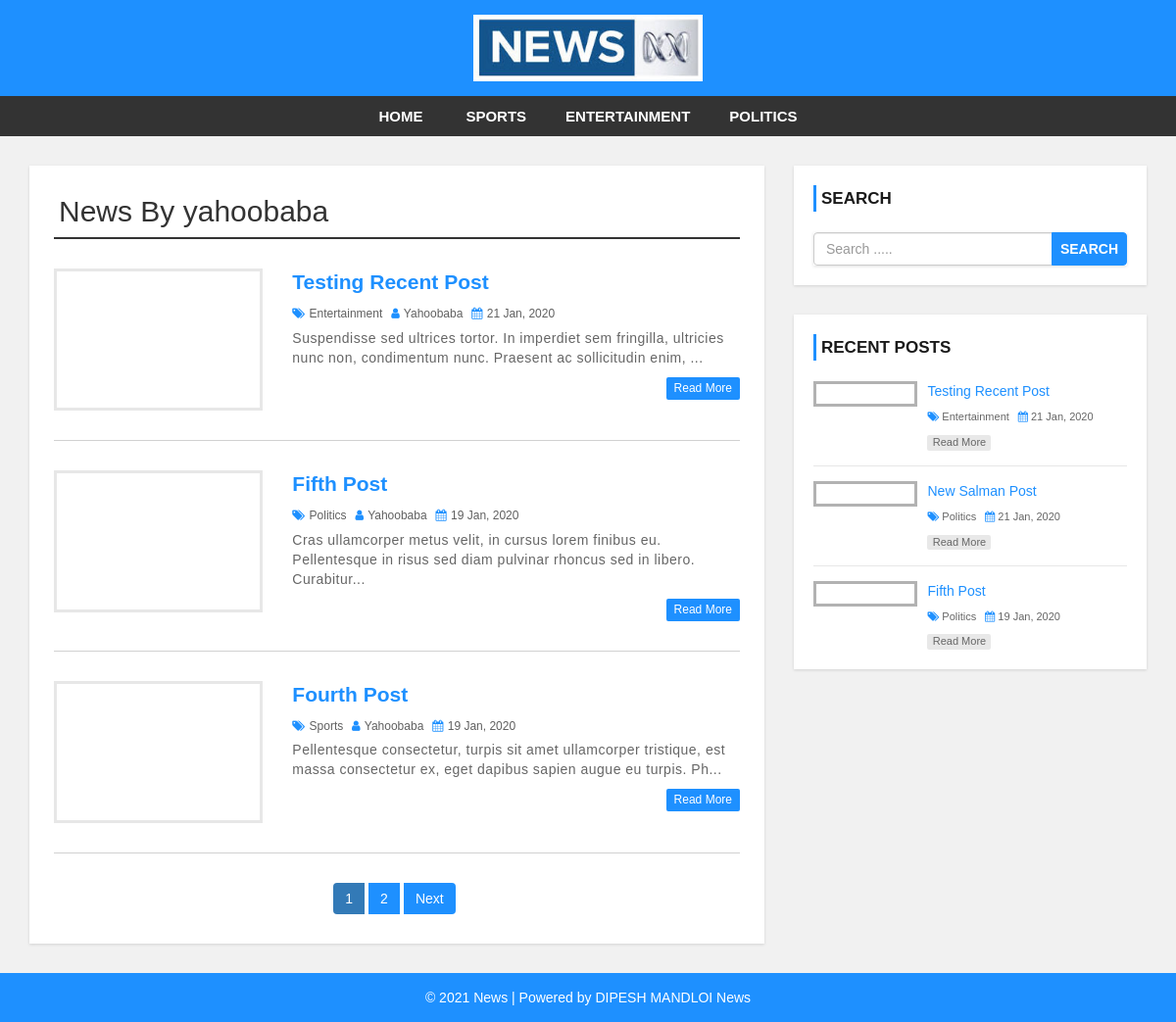
Page /author.php?aid=27 on the committed database.
### tables this page shows
CREATE TABLE `settings` (
  `id` int(11) NOT NULL,
  `websitename` varchar(60) NOT NULL,
  `logo` varchar(50) NOT NULL,
  `footerdesc` varchar(255) NOT NULL
);

CREATE TABLE `category` (
  `category_id` int(11) NOT NULL,
  `category_name` varchar(100) NOT NULL,
  `post` int(11) NOT NULL DEFAULT 0
);

CREATE TABLE `user` (
  `user_id` int(10) UNSIGNED NOT NULL,
  `first_name` varchar(30) NOT NULL,
  `last_name` varchar(30) NOT NULL,
  `username` varchar(30) DEFAULT NULL,
  `password` varchar(40) DEFAULT NULL,
  `role` int(11) NOT NULL
);

CREATE TABLE `post` (
  `post_id` int(11) NOT NULL,
  `title` varchar(100) NOT NULL,
  `description` text NOT NULL,
  `category` varchar(100) NOT NULL,
  `post_date` varchar(50) NOT NULL,
  `author` int(11) NOT NULL,
  `post_img` varchar(100) NOT NULL
);

### config.php (called while the page is built, shortened)
<?php
$hostname = "http://localhost/news-site";
?>

### author.php (the view, shortened to what this page needs)
<?php include 'header.php'; ?>
    <div id="main-content">
      <div class="container">
        <div class="row">
            <div class="col-md-8">
              <div class="post-container">
                <?php
                include "config.php";
                if(isset($_GET['aid'])){
                  $auth_id = $_GET['aid'];
                  $sql1 = "SELECT * FROM post JOIN user
                          ON post.author = user.user_id
                          WHERE post.author = {$auth_id}";
                  $result1 = mysqli_query($conn, $sql1) or die("Query Failed.");
                  $row1 = mysqli_fetch_assoc($result1);
                ?>
                <h2 class="page-heading">News By <?php echo $row1['username']; ?></h2>
                <?php
                  $limit = 3;
                  if(isset($_GET['page'])){
                    $page = $_GET['page'];
                  }else{
                    $page = 1;
                  }
                  $offset = ($page - 1) * $limit;
                  $sql = "SELECT post.post_id, post.title, post.description,post.post_date,post.author,
                  category.category_name,user.username,post.category,post.post_img FROM post
                  LEFT JOIN category ON post.category = category.category_id
                  LEFT JOIN user ON post.author = user.user_id
                  WHERE post.author = {$auth_id}
                  ORDER BY post.post_id DESC LIMIT {$offset},{$limit}";
                  $result = mysqli_query($conn, $sql) or die("Query Failed.");
                  if(mysqli_num_rows($result) > 0){
                    while($row = mysqli_fetch_assoc($result)) {
                ?>
                  <div class="post-content">
                      <div class="row">
                          <div class="col-md-4">
                            <a class="post-img" href="single.php?id=<?php echo $row['post_id']; ?>"><img src="admin/upload/<?php echo $row['post_img']; ?>" alt=""/></a>
                          </div>
                          <div class="col-md-8">
                            <div class="inner-content clearfix">
                                <h3><a href='single.php?id=<?php echo $row['post_id']; ?>'><?php echo $row['title']; ?></a></h3>
                                <div class="post-information">
                                    <span>
                                        <i class="fa fa-tags" aria-hidden="true"></i>
                                        <a href='category.php?cid=<?php echo $row['category']; ?>'><?php echo $row['category_name']; ?></a>
                                    </span>
                                    <span>
                                        <i class="fa fa-user" aria-hidden="true"></i>
                                        <a href='author.php?aid=<?php echo $row['author']; ?>'><?php echo $row['username']; ?></a>
                                    </span>
                                    <span>
                                        <i class="fa fa-calendar" aria-hidden="true"></i>
                                        <?php echo $row['post_date']; ?>
                                    </span>
                                </div>
                                <p class="description">
                                    <?php echo substr($row['description'],0,130) . "..."; ?>
                                </p>
                                <a class='read-more pull-right' href='single.php?id=<?php echo $row['post_id']; ?>'>read more</a>
                            </div>
                          </div>
                      </div>
                  </div>
                  <?php
                    }
                  }else{
                    echo "<h2>No Record Found.</h2>";
                  }
                  if(mysqli_num_rows($result1) > 0){
                    $total_records = mysqli_num_rows($result1);
                    $total_page = ceil($total_records / $limit);
                    echo '<ul class="pagination admin-pagination">';
                    for($i = 1; $i <= $total_page; $i++){
                      if($i == $page){
                        $active = "active";
                      }else{
                        $active = "";
                      }
                      echo '<li class="'.$active.'"><a href="author.php?aid='.$auth_id .'&page='.$i.'">'.$i.'</a></li>';
                    }
                    if($total_page > $page){
                      echo '<li><a href="author.php?aid='.$auth_id .'&page='.($page + 1).'">Next</a></li>';
                    }
                    echo '</ul>';
                  }
                }else{
                  echo "<h2>No Record Found.</h2>";
                }
                  ?>
              </div>
            </div>
            <?php include 'sidebar.php'; ?>
        </div>
      </div>
    </div>
<?php include 'footer.php'; ?>

### header.php (shortened to what this page needs)
<?php
  include "config.php";
?>
<!DOCTYPE html>
<html lang="en">
<head>
    <link rel="stylesheet" href="css/bootstrap.min.css" />
    <link rel="stylesheet" href="css/font-awesome.css">
    <link rel="stylesheet" href="css/style.css">
</head>
<body>
<div id="header">
    <div class="container">
        <div class="row">
            <div class=" col-md-offset-4 col-md-4">
              <?php
                include "config.php";
                $sql = "SELECT * FROM settings";
                $result = mysqli_query($conn, $sql) or die("Query Failed.");
                if(mysqli_num_rows($result) > 0){
                  while($row = mysqli_fetch_assoc($result)) {
                    if($row['logo'] == ""){
                      echo '<a href="index.php"><h1>'.$row['websitename'].'</h1></a>';
                    }else{
                      echo '<a href="index.php" id="logo"><img src="admin/images/'. $row['logo'] .'"></a>';
                    }
                  }
                }
                ?>
            </div>
        </div>
    </div>
</div>
<div id="menu-bar">
    <div class="container">
        <div class="row">
            <div class="col-md-12">
              <?php
                include "config.php";
                $sql = "SELECT * FROM category WHERE post > 0";
                $result = mysqli_query($conn, $sql) or die("Query Failed. : Category");
                if(mysqli_num_rows($result) > 0){
                  $active = "";
              ?>
                <ul class='menu'>
                  <li><a href='<?php echo $hostname; ?>'>Home</a></li>
                  <?php while($row = mysqli_fetch_assoc($result)) {
                    echo "<li><a class='{$active}' href='category.php?cid={$row['category_id']}'>{$row['category_name']}</a></li>";
                  } ?>
                </ul>
                <?php } ?>
            </div>
        </div>
    </div>
</div>

### sidebar.php (shortened to what this page needs)
<div id="sidebar" class="col-md-4">
    <div class="search-box-container">
        <h4>Search</h4>
        <form class="search-post" action="search.php" method ="GET">
            <div class="input-group">
                <input type="text" name="search" class="form-control" placeholder="Search .....">
                <span class="input-group-btn">
                    <button type="submit" class="btn btn-danger">Search</button>
                </span>
            </div>
        </form>
    </div>
    <div class="recent-post-container">
        <h4>Recent Posts</h4>
        <?php
        include "config.php";
        $limit = 3;
        $sql = "SELECT post.post_id, post.title, post.post_date,
        category.category_name,post.category,post.post_img FROM post
        LEFT JOIN category ON post.category = category.category_id
        ORDER BY post.post_id DESC LIMIT {$limit}";
        $result = mysqli_query($conn, $sql) or die("Query Failed. : Recent Post");
        if(mysqli_num_rows($result) > 0){
          while($row = mysqli_fetch_assoc($result)) {
      ?>
        <div class="recent-post">
            <a class="post-img" href="single.php?id=<?php echo $row['post_id']; ?>">
            </a>
            <div class="post-content">
                <h5><a href="single.php?id=<?php echo $row['post_id']; ?>"><?php echo $row['title']; ?></a></h5>
                <span>
                    <i class="fa fa-tags" aria-hidden="true"></i>
                    <a href='category.php?cid=<?php echo $row['category']; ?>'><?php echo $row['category_name']; ?></a>
                </span>
                <span>
                    <i class="fa fa-calendar" aria-hidden="true"></i>
                    <?php echo $row['post_date']; ?>
                </span>
                <a class="read-more" href="single.php?id=<?php echo $row['post_id']; ?>">read more</a>
            </div>
        </div>
    <?php
      }
    }
    ?>
    </div>
</div>

### footer.php
<div id ="footer">
    <div class="container">
        <div class="row">
            <div class="col-md-12">
              <?php
                include "config.php";
                $sql = "SELECT * FROM settings";
                $result = mysqli_query($conn, $sql) or die("Query Failed.");
                if(mysqli_num_rows($result) > 0){
                  while($row = mysqli_fetch_assoc($result)) {
              ?>
                <span><?php echo $row['footerdesc']; ?></span>
              <?php
                }
              }
              ?>
            </div>
        </div>
    </div>
</div>
</body>
</html>

### css/style.css (style rules this page uses)
body { background: #f1f1f1; font-family: sans-serif,arial,Helvetica; }
a, a:hover, a:focus { text-decoration: none; outline: none; }
ul { margin:0; padding:0; list-style:none; }
h2.page-heading { margin: 5px 0 30px; padding: 0 5px 10px; border-bottom: 2px solid #333; }
form { background: #fff; padding: 25px; box-shadow:0 1px 3px rgba(0, 0, 0, 0.13); }
#header { background: #1e90ff; text-align: center; padding: 15px; }
#logo { display: inline-block; width: 65%; }
#logo img { width: 100%; }
#menu-bar { background: #333; text-align: center; }
#menu-bar .menu > li { display: inline-block; }
.menu > li > a { padding: 10px 20px; display: block; text-transform: uppercase; color: #fff; font-size: 15px; font-weight:600; transition:all 0.5s ease 0s; }
#main-content { padding: 30px 0; min-height: 750px; }
#main-content .post-container { background-color: #fff; padding: 25px; box-shadow: 0 1px 3px rgba(0, 0, 0, 0.13); }
#main-content .post-content { border-bottom: 1px solid #d1d1d1; padding: 0 0 30px; margin-bottom:30px; }
#main-content .post-content .post-img { border: 3px solid #e7e7e7; display: block; height: 145px; overflow: hidden; transition: border .3s; }
#main-content .post-content h3 { font-size: 21px; line-height: 28px; font-weight: 600; margin: 0 0 7px; }
#main-content .post-content h3 a { color: #1e90ff; transition:all 0.3s; }
#main-content .post-content .post-information span { color: #606060; font-size: 12px; text-transform: capitalize; margin: 0 5px 5px 0; display: inline-block; }
#main-content .post-content .post-information i { color: #1e90ff; margin-right: 1px; }
#main-content .post-content .post-information a { color: #606060; text-decoration: none; }
#main-content .post-content p, #main-content .single-post p { color: #666; font-size: 14px; letter-spacing: 0.5px; margin:0 0 10px; }
#main-content .post-content a.read-more { color: #fff; background-color: #1E90FF; font-size: 12px; text-transform: capitalize; padding: 3px 8px; border-radius: 2px; transition: all 0.3s; }
.pagination { display: block; text-align: center; margin: 0; }
.pagination li { display:inline-block; margin: 0 5px 0 0; }
.pagination li a { border: none; background: #1e90ff; color: #fff; }
i.fa { color:#222; }
#sidebar h4 { color: #1A1A1A; font-size: 17px; line-height: 27px; font-weight:600; text-transform: uppercase; padding: 0 0 0 5px; margin: 0 0 21px; border-left: 3px solid #1e90ff; }
#sidebar .search-box-container { background-color: #fff; padding: 20px; margin: 0 0 30px; box-shadow: 0 1px 3px rgba(0, 0, 0, 0.13); }
#sidebar .search-post { padding: 0; }
#sidebar .search-post input { color: #606060; }
#sidebar .search-post .btn { font-weight: 600; text-transform: uppercase; padding: 6px 8px; background-color: #1E90FF; border-color: #1E90FF; outline: none; }
#sidebar .recent-post-container { padding: 20px; background: #fff; box-shadow: 0 1px 3px rgba(0, 0, 0, 0.13); }
#sidebar .recent-post { border-bottom: 1px solid #e7e7e7; padding: 0 0 15px; margin: 0 0 15px; }
#sidebar .recent-post:last-child { margin: 0; padding: 0; border: none; }
#sidebar .recent-post .post-img { display: inline-block; width: 33%; border: 3px solid rgba(0,0,0,0.3); vertical-align: top; transition: border .3s; }
#sidebar .recent-post .post-content { width: 65%; display: inline-block; border: none; padding: 0 0 0 7px; margin: 0; }
#sidebar .recent-post h5 { font-size: 14px; line-height: 20px; margin: 0 0 5px; }
#sidebar .recent-post h5 a { color: #1E90FF; }
#sidebar .recent-post span { color: #666; font-size: 11px; display: inline-block; margin: 0 5px 10px 0; }
#sidebar .recent-post span a { color: #666; }
#sidebar .recent-post span i { color: #1E90FF; }
#sidebar .recent-post a.read-more { color: #666; background-color: rgba(0,0,0,0.09); width: 65px; font-size: 11px; text-align: center; padding: 0; display: block; transition: all 0.3s; }
#footer { color: #fff; padding:15px 0; text-align:center; background-color:#1e90ff; }
#footer a { color:#fff; }

### rows in the picture
settings: logo (picture), footerdesc "© 2021 News | Powered by DIPESH MANDLOI News"
category: category_name "SPORTS"
category: category_name "ENTERTAINMENT"
category: category_name "POLITICS"
user: username "yahoobaba"
post: title "Testing Recent Post", category.category_name "Entertainment", user.username "Yahoobaba", post_date "21 Jan, 2020", description "Suspendisse sed ultrices tortor. In imperdiet sem fringilla, ultricies nunc non, condimentum nunc. Praesent ac sollicitudin enim,"
post: title "Fifth Post", category.category_name "Politics", user.username "Yahoobaba", post_date "19 Jan, 2020", description "Cras ullamcorper metus velit, in cursus lorem finibus eu. Pellentesque in risus sed diam pulvinar rhoncus sed in libero. Curabitur"
post: title "Fourth Post", category.category_name "Sports", user.username "Yahoobaba", post_date "19 Jan, 2020", description "Pellentesque consectetur, turpis sit amet ullamcorper tristique, est massa consectetur ex, eget dapibus sapien augue eu turpis. Ph"
post: title "New Salman Post", category.category_name "Politics", post_date "21 Jan, 2020"
